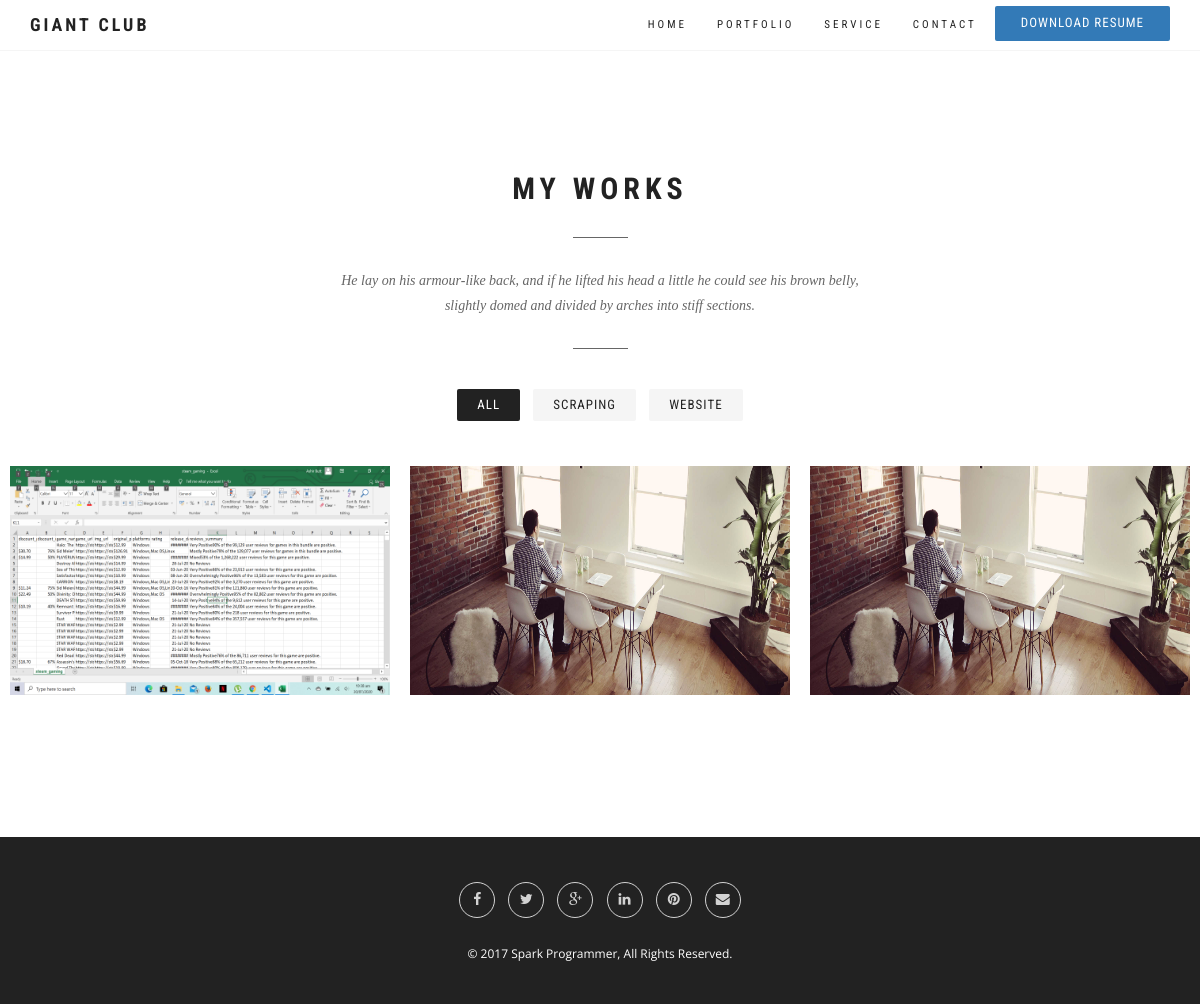
The app's page /portfolio with its own data.
### first_app/models.py (models this page shows, shortened)
class Categorie(models.Model):
    title = models.CharField(max_length=120)
    def __str__(self):
        return self.title

class project(models.Model):
    name         = models.CharField(max_length=120)
    slug         = models.SlugField(blank=True)
    category     = models.ForeignKey(Categorie,on_delete=models.SET_NULL,blank=True,null=True,)
    file_upload  = models.FileField(upload_to='documents/', null=True,blank=True)
    image        = models.ImageField(upload_to='projects/')
    created_date = models.DateTimeField(auto_now_add=True,auto_now=False)
    update_date  = models.DateTimeField(auto_now_add=False,auto_now=True)
    description  = models.TextField(null=True)
    class Meta:
        ordering = ['-created_date','-update_date']

### first_app/views.py (the view)
# urls.py: path('portfolio',portfolio,name='portfolio'),
def portfolio(request):
    form = project.objects.all()
    cat_form = Categorie.objects.all()
    context = {
        'forms':form,
        'cat_forms':cat_form
    }
    return render(request,'portfolio_page.html',context)

### templates/portfolio_page.html (shortened to what this page needs)
{% include 'header.html' %} {% include 'navbar.html' %} {% load static %}
<section id="portfolio" class="module">
  <div class="container">
    <div class="row">
      <div class="col-sm-6 col-sm-offset-3">
        <div class="module-header wow fadeInUp">
          <h2 class="module-title">My works</h2>
          <div class="module-line"></div>
          <div class="module-subtitle">
            He lay on his armour-like back, and if he lifted his head a little
            he could see his brown belly, slightly domed and divided by arches
            into stiff sections.
          </div>
          <div class="module-line"></div>
        </div>
      </div>
    </div>
    <div class="row">
      <div class="col-sm-12">
        <ul id="filter">
          <li class="active" data-group="all">All</li>
          {% for cat_form in cat_forms %}
          <li data-group="{{cat_form.title}}">{{cat_form.title}}</li>
          {% endfor %}
        </ul>
      </div>
    </div>
  </div>
  <ul class="portfolio-items-container">
    {% for form in forms %}
    <li class="portfolio-item" data-groups="all {{form.category}}">
      <figure>
        <img src="{{form.image.url}}" alt="" />
      </figure>
    </li>
    {% endfor %}
  </ul>
</section>
{% include 'footer.html' %} {% include 'javascript.html' %}

### templates/header.html (shortened to what this page needs)
{% load static %}
<head>
	<link href="{% static 'assets/bootstrap/css/bootstrap.min.css' %}" rel="stylesheet" media="screen">
	<link href="{% static 'assets/css/font-awesome.min.css' %}" rel="stylesheet" media="screen">
	<link href="{% static 'assets/css/simple-line-icons.css' %}" rel="stylesheet" media="screen">
	<link href="{% static 'assets/css/magnific-popup.css' %}" rel="stylesheet">
	<link href="{% static 'assets/css/owl.theme.css' %}" rel="stylesheet">
	<link href="{% static 'assets/css/owl.carousel.css' %}" rel="stylesheet">
	<link href="{% static 'assets/css/animate.css' %}" rel="stylesheet">
	<link href="{% static 'assets/css/style.css' %}" rel="stylesheet" media="screen">
</head>

### templates/navbar.html (shortened to what this page needs)
<header class="header">
    <nav class="navbar navbar-custom">
        <div class="container">
            <div class="navbar-header">
                <a class="navbar-brand" href="{% url 'first_app:home' %}">Giant Club</a>
            </div>
            <div class="collapse navbar-collapse" id="custom-collapse">
                <ul class="nav navbar-nav navbar-right">
                    <li><a href="{% url 'first_app:home' %}">home</a></li>
                    <li><a href="{% url 'first_app:portfolio' %}">Portfolio</a></li>
                    <li><a href="{% url 'first_app:services' %}">Service</a></li>
                    <li><a href="{% url 'first_app:contact' %}">Contact</a></li>
                    <a href="{% url 'first_app:pdf' %}" type="button" style="margin-top: 6px; margin-left: 3px;" class="btn btn-primary">Download Resume</a>
                </ul>
            </div>
        </div>
    </nav>
</header>

### templates/footer.html
<footer id="footer">
    <div class="container">
        <div class="row">
            <div class="col-sm-12">
                <ul class="social-links">
                    <li><a href="#" class="wow fadeInUp"><i class="fa fa-facebook" style="margin-top: 9px;"></i></a></li>
                    <li><a href="#" class="wow fadeInUp" data-wow-delay=".1s"><i class="fa fa-twitter" style="margin-top: 9px;"></i></a></li>
                    <li><a href="#" class="wow fadeInUp" data-wow-delay=".2s"><i class="fa fa-google-plus" style="margin-top: 9px;"></i></a>
                    </li>
                    <li><a href="#" class="wow fadeInUp" data-wow-delay=".3s"><i class="fa fa-linkedin" style="margin-top: 9px;"></i></a>
                    </li>
                    <li><a href="#" class="wow fadeInUp" data-wow-delay=".4s"><i class="fa fa-pinterest" style="margin-top: 9px;"></i></a>
                    </li>
                    <li><a href="#" class="wow fadeInUp" data-wow-delay=".5s"><i class="fa fa-envelope" style="margin-top: 9px;"></i></a>
                    </li>
                </ul>
                <p class="copyright">
                    © 2017 Spark Programmer, All Rights Reserved.
                </p>
            </div>
        </div>
    </div>
</footer>

### templates/javascript.html (shortened to what this page needs)
{% load static %}

### static/assets/css/style.css (style rules this page uses)
img { max-width: 100%; height: auto; }
a { color: #49e2d6; }
.navbar a, .form-control { -webkit-transition: all 0.4s ease-in-out 0s; -moz-transition: all 0.4s ease-in-out 0s; -ms-transition: all 0.4s ease-in-out 0s; -o-transition: all 0.4s ease-in-out 0s; transition: all 0.4s ease-in-out 0s; }
a, .btn { -webkit-transition: all 0.125s ease-in-out 0s; -moz-transition: all 0.125s ease-in-out 0s; -ms-transition: all 0.125s ease-in-out 0s; -o-transition: all 0.125s ease-in-out 0s; transition: all 0.125s ease-in-out 0s; }
.btn, .form-control, .form-control:hover, .form-control:focus, .navbar-custom .dropdown-menu { -webkit-box-shadow: none; box-shadow: none; }
h1, h2, h3, h4, h5, h6 { font: 700 40px/1.2 'Roboto Condensed', sans-serif; text-transform: uppercase; letter-spacing: 5px; margin: 5px 0 5px; color: #222; }
h2 { font-size: 30px; margin: 0 0 30px; }
.btn, .iconbox, .progress, #filter li, .scroll-up a, .form-control, .input-group-addon { -webkit-border-radius: 2px; -moz-border-radius: 2px; -o-border-radius: 2px; border-radius: 2px; }
.btn { font-family: 'Roboto Condensed', sans-serif; text-transform: uppercase; letter-spacing: 1px; font-size: 13px; padding: 8px 26px; border: 0; }
.module { padding: 120px 0 100px; }
.module-header { margin: 0 0 35px; text-align: center; }
.module-subtitle { font-family: Georgia, "Times New Roman", Times, serif; font-style: italic; font-size: 14px; }
.module-line { background: #666; width: 55px; height: 1px; margin: 30px auto; }
#filter { list-style-type: none; text-align: center; margin: 0 0 40px 0; padding: 0; }
#filter li { background: #f5f5f5; display: inline-block; font: 400 13px/1.2 'Roboto Condensed', sans-serif; text-transform: uppercase; text-decoration: none; letter-spacing: 1px; padding: 8px 20px; margin: 5px; color: #222; cursor: pointer; }
#filter li:hover, #filter li.active { background: #222; color: #fff; }
.portfolio-items-container { position: relative; display: block; width: 100%; padding: 0; margin: 0; }
.portfolio-items-container .portfolio-item { display: block; list-style: outside none none; margin-bottom: 20px; overflow: hidden; padding: 0 10px; width: 33.333%; }
.portfolio-items-container .portfolio-item img { height: 229px; display: block; width: 100%; }
.portfolio-items-container .portfolio-item { -webkit-transition: opacity 0.35s ease 0s, transform 0.35s ease 0s; -moz-transition: opacity 0.35s ease 0s, transform 0.35s ease 0s; -ms-transition: opacity 0.35s ease 0s, transform 0.35s ease 0s; -o-transition: opacity 0.35s ease 0s, transform 0.35s ease 0s; transition: opacity 0.35s ease 0s, transform 0.35s ease 0s; }
figure { margin: 0; overflow: hidden; position: relative; }
#footer { background: #222; text-align: center; padding: 40px 0; color: #FFF; }
.copyright { margin: 0; }
.social-links { list-style: none; padding: 0; margin: 0 0 20px; }
.social-links li { display: inline-block; margin: 5px; }
.social-links a { width: 36px; height: 36px; display: block; line-height: 35px; text-align: center; border: 1px solid rgba(255, 255, 255, .8); -webkit-border-radius: 50%; -moz-border-radius: 50%; border-radius: 50%; font-size: 14px; color: rgba(255, 255, 255, .8); }
.header { border-bottom: 1px solid #f5f5f5; position: relative; width: 100%; z-index: 998; }
.navbar-custom { border: 0; border-radius: 0; margin: 0; text-transform: uppercase; font-family: 'Roboto Condensed', sans-serif; }
.navbar-custom, .navbar-custom .dropdown-menu { background: #fff; padding: 0; }
.navbar-custom .navbar-brand, .navbar-custom .navbar-nav > li > a, .navbar-custom .navbar-nav .dropdown-menu > li > a { font-size: 11px; letter-spacing: 3px; color: #222; }
.navbar-custom .navbar-brand { font-weight: 700; font-size: 18px; }

### records on screen
Categorie: title "SCRAPING"
Categorie: title "WEBSITE"
project: image (picture)
project: image (picture)
project: image (picture)
